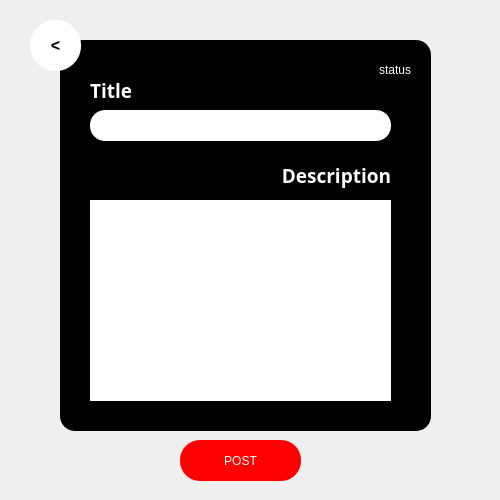
<?xml version="1.0" encoding="UTF-8"?>
<ui version="4.0">
 <class>Announcement</class>
 <widget class="QDialog" name="Announcement">
  <property name="geometry">
   <rect>
    <x>0</x>
    <y>0</y>
    <width>500</width>
    <height>500</height>
   </rect>
  </property>
  <property name="windowTitle">
   <string>Dialog</string>
  </property>
  <widget class="QPushButton" name="pushButton_2">
   <property name="geometry">
    <rect>
     <x>180</x>
     <y>440</y>
     <width>121</width>
     <height>41</height>
    </rect>
   </property>
   <property name="styleSheet">
    <string notr="true">QPushButton {
background-color: red; 
border-radius: 20px;
color: white; 
}</string>
   </property>
   <property name="text">
    <string>POST</string>
   </property>
  </widget>
  <widget class="QGroupBox" name="groupBox">
   <property name="geometry">
    <rect>
     <x>60</x>
     <y>40</y>
     <width>371</width>
     <height>391</height>
    </rect>
   </property>
   <property name="styleSheet">
    <string notr="true">QGroupBox {
background-color: black; 
border-radius: 15px; 
}</string>
   </property>
   <property name="title">
    <string/>
   </property>
   <widget class="QLabel" name="label">
    <property name="geometry">
     <rect>
      <x>30</x>
      <y>40</y>
      <width>71</width>
      <height>21</height>
     </rect>
    </property>
    <property name="font">
     <font>
      <family>Montserrat</family>
      <pointsize>14</pointsize>
      <bold>true</bold>
     </font>
    </property>
    <property name="styleSheet">
     <string notr="true">QLabel {
color: white; 
}</string>
    </property>
    <property name="text">
     <string>Title</string>
    </property>
   </widget>
   <widget class="QLineEdit" name="lineEdit">
    <property name="geometry">
     <rect>
      <x>30</x>
      <y>70</y>
      <width>301</width>
      <height>31</height>
     </rect>
    </property>
    <property name="styleSheet">
     <string notr="true">QLineEdit {
border-radius: 15px; 
padding-left: 10px; 
}</string>
    </property>
   </widget>
   <widget class="QLabel" name="label_2">
    <property name="geometry">
     <rect>
      <x>110</x>
      <y>120</y>
      <width>221</width>
      <height>31</height>
     </rect>
    </property>
    <property name="font">
     <font>
      <family>Montserrat</family>
      <pointsize>14</pointsize>
      <bold>true</bold>
     </font>
    </property>
    <property name="styleSheet">
     <string notr="true">QLabel {
color: white; 
}</string>
    </property>
    <property name="text">
     <string>Description</string>
    </property>
    <property name="alignment">
     <set>Qt::AlignmentFlag::AlignRight|Qt::AlignmentFlag::AlignTrailing|Qt::AlignmentFlag::AlignVCenter</set>
    </property>
   </widget>
   <widget class="QTextEdit" name="textEdit">
    <property name="geometry">
     <rect>
      <x>20</x>
      <y>150</y>
      <width>321</width>
      <height>221</height>
     </rect>
    </property>
    <property name="styleSheet">
     <string notr="true">QTextEdit {
border-radius: 15px; 
padding: 10px; 
}</string>
    </property>
   </widget>
   <widget class="QLabel" name="label_3">
    <property name="geometry">
     <rect>
      <x>250</x>
      <y>20</y>
      <width>101</width>
      <height>20</height>
     </rect>
    </property>
    <property name="styleSheet">
     <string notr="true">QLabel {
color: white; 
}</string>
    </property>
    <property name="text">
     <string>status</string>
    </property>
    <property name="alignment">
     <set>Qt::AlignmentFlag::AlignRight|Qt::AlignmentFlag::AlignTrailing|Qt::AlignmentFlag::AlignVCenter</set>
    </property>
   </widget>
  </widget>
  <widget class="QPushButton" name="pushButton">
   <property name="geometry">
    <rect>
     <x>30</x>
     <y>20</y>
     <width>51</width>
     <height>51</height>
    </rect>
   </property>
   <property name="font">
    <font>
     <pointsize>12</pointsize>
     <bold>true</bold>
    </font>
   </property>
   <property name="styleSheet">
    <string notr="true">QPushButton {
background-color: white; 
border-radius: 25px; 
	color: rgb(0, 0, 0);
}</string>
   </property>
   <property name="text">
    <string>&lt;</string>
   </property>
  </widget>
 </widget>
 <resources/>
 <connections/>
</ui>
